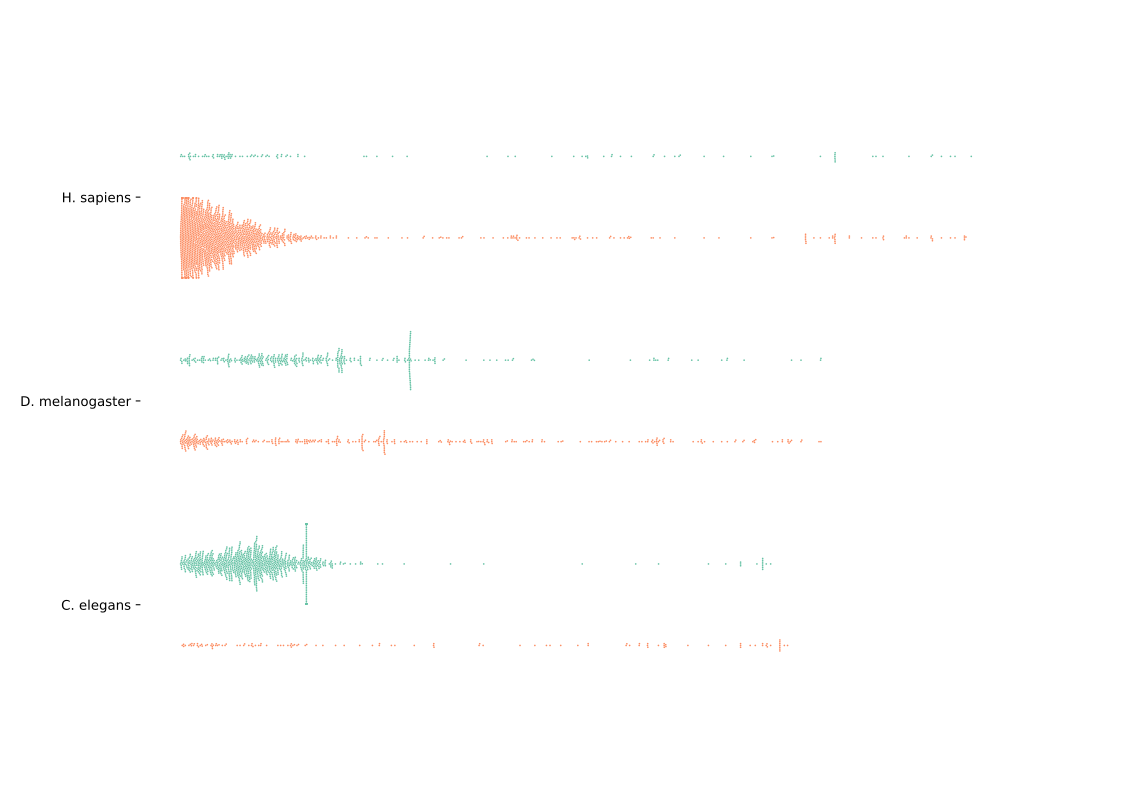

Write the Python code that produced this figure.
#!/usr/bin/env python3

import pandas as pd 
import numpy as np 
import seaborn as sns 
import matplotlib.pyplot as plt

d = pd.read_csv("relocation_length.csv")
d["loglen"] = np.log(d["abslen"])

ax = sns.violinplot(y="species", x="loglen", hue="positive", palette="Set2", data=d, split=True, bw=0.1, scale="count", linewidth=1);

plt.savefig("relocation_length.svg", dpi=400)
